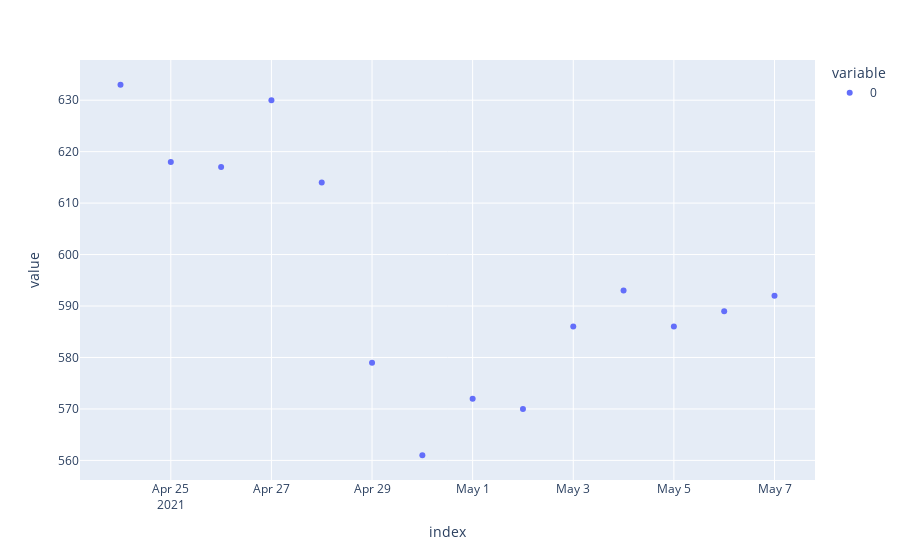

The notebook cell saved with this chart:
### Code cell
px.scatter(reg.predict(fh).round())

### Figure 1 — Plotly figure (JSON) as saved in the notebook; plotly's stock layout.template omitted (floating-point values rounded to 4 significant figures)
{"data": [{"hovertemplate": "variable=0<br>index=%{x}<br>value=%{y}<extra></extra>", "legendgroup": "0", "marker": {"color": "#636efa", "symbol": "circle"}, "mode": "markers", "name": "0", "orientation": "v", "showlegend": true, "type": "scatter", "x": ["2021-04-24T00:00:00", "2021-04-25T00:00:00", "2021-04-26T00:00:00", "2021-04-27T00:00:00", "2021-04-28T00:00:00", "2021-04-29T00:00:00", "2021-04-30T00:00:00", "2021-05-01T00:00:00", "2021-05-02T00:00:00", "2021-05-03T00:00:00", "2021-05-04T00:00:00", "2021-05-05T00:00:00", "2021-05-06T00:00:00", "2021-05-07T00:00:00"], "xaxis": "x", "y": [633, 618, 617, 630, 614, 579, 561, 572, 570, 586, 593, 586, 589, 592], "yaxis": "y"}], "layout": {"legend": {"title": {"text": "variable"}, "tracegroupgap": 0}, "margin": {"t": 60}, "xaxis": {"anchor": "y", "domain": [0, 1], "title": {"text": "index"}}, "yaxis": {"anchor": "x", "domain": [0, 1], "title": {"text": "value"}}}}
